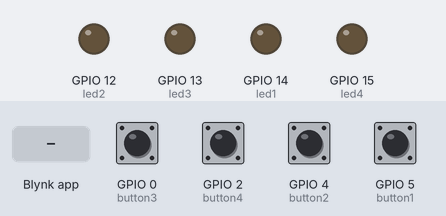
This sketch was run on a simulated ESP8266 (Wemos D1 mini). Parts: output pins drawn as LEDs (lit = HIGH). The test bench sets the inputs (shaded band); at power-on: GPIO 0 (button3), GPIO 2 (button4), GPIO 4 (button2), GPIO 5 (button1) HIGH.

Above: at 3.1 s.
3.2 s: GPIO 0 (button3) pulled LOW for 0.15 s
At 3.9 s:
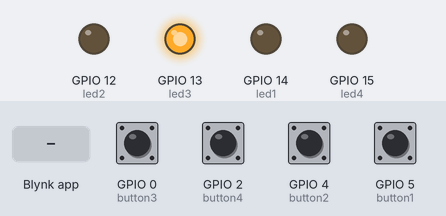
4.8 s: GPIO 2 (button4) pulled LOW for 0.15 s
At 5.1 s:
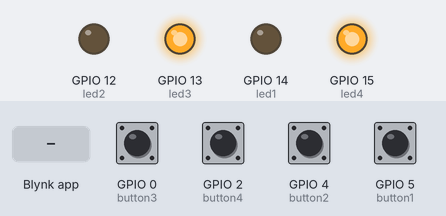
6.4 s: GPIO 4 (button2) pulled LOW for 0.15 s
At 7.5 s:
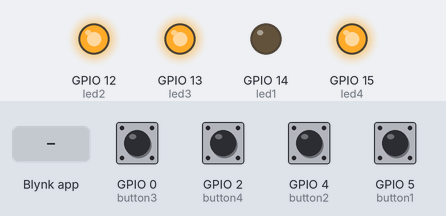
8.0 s: GPIO 5 (button1) pulled LOW for 0.15 s
At 8.7 s:
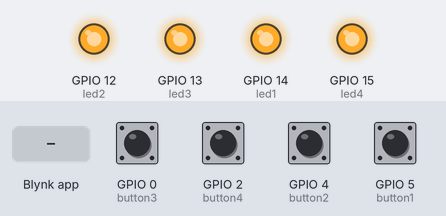
9.6 s: Blynk app writes 0 to V2
At 9.9 s:
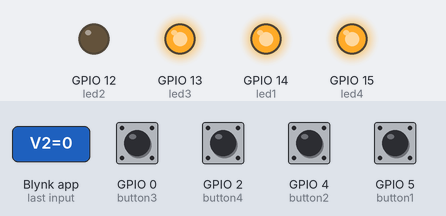
11.1 s: Blynk app writes 0 to V3
At 12.3 s:
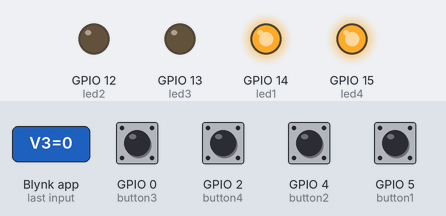
Timing chart, 0 to 13.6 s (numbered marks = the images above; inputs shaded):
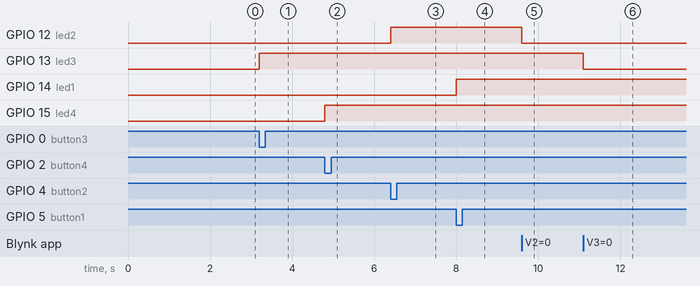

Measured:
- after the input at 3.2 s, GPIO 13 (led3): LOW → HIGH at once
- after the input at 4.8 s, GPIO 15 (led4): LOW → HIGH at once
- after the input at 6.4 s, GPIO 12 (led2): LOW → HIGH at once
- after the input at 8.0 s, GPIO 14 (led1): LOW → HIGH at once
- after the input at 9.6 s, GPIO 12 (led2): HIGH → LOW at once
- after the input at 11.1 s, GPIO 13 (led3): HIGH → LOW at once

The sketch:

Edgent_ESP8266.ino
```cpp
#include <ESP8266WiFi.h>
#include <BlynkSimpleEsp8266.h>
// Fill-in information from your Blynk Template here
#define BLYNK_TEMPLATE_ID "TMPLqoinRY12"
#define BLYNK_DEVICE_NAME "ESP8266"
#define BLYNK_AUTH_TOKEN "aZitTz5pbTi8oGo0uO7LLc2cb0BgTP1G"

#define BLYNK_FIRMWARE_VERSION        "0.1.0"

#define BLYNK_PRINT Serial
//#define BLYNK_DEBUG

#define APP_DEBUG

// Uncomment your board, or configure a custom board in Settings.h
//#define USE_SPARKFUN_BLYNK_BOARD
#define USE_NODE_MCU_BOARD
//#define USE_WITTY_CLOUD_BOARD
//#define USE_WEMOS_D1_MINI

#include "BlynkEdgent.h"

#define led1 14 //D5
#define led2 12 //D6
#define led3 13 //D7
#define led4 15 //D8
#define button1 5 //D1
#define button2 4 //D2
#define button3 0 //D3
#define button4 2 //D4
boolean bt1_state=HIGH;
boolean bt2_state=HIGH;
boolean bt3_state=HIGH;
boolean bt4_state=HIGH;
unsigned long times=millis();
WidgetLED led_connect(V0);

void setup()
{
  Serial.begin(115200);
  delay(100);
  pinMode(led1, OUTPUT);
  pinMode(led2, OUTPUT);
  pinMode(led3, OUTPUT);
  pinMode(led4, OUTPUT);
  pinMode(button1,INPUT_PULLUP);
  pinMode(button2,INPUT_PULLUP);
  pinMode(button3,INPUT_PULLUP);
  pinMode(button4,INPUT_PULLUP);

  BlynkEdgent.begin();
}

void loop() {
  BlynkEdgent.run();

  if(millis()-times>1000){
    Blynk.virtualWrite(V5, millis()/1000);
    if (led_connect.getValue()){
      led_connect.off();
    }else {
      led_connect.on();
    }
    times=millis();
  }
  check_button();
}
BLYNK_WRITE(V1){
  int p = param.asInt();
  digitalWrite(led1, p);
}
BLYNK_WRITE(V2){
  int p = param.asInt();
  digitalWrite(led2, p);
}
BLYNK_WRITE(V3){
  int p = param.asInt();
  digitalWrite(led3, p);
}
BLYNK_WRITE(V4){
  int p = param.asInt();
  digitalWrite(led4, p);
}
void check_button(){
  if(digitalRead(button1)==LOW){
    if(bt1_state==HIGH){
      digitalWrite(led1,!digitalRead(led1));
      Blynk.virtualWrite(V1,digitalRead(led1));
      bt1_state=LOW;
      delay(200);
    }
  }else{
    bt1_state=HIGH;
  }
  if(digitalRead(button2)==LOW){
    if(bt2_state==HIGH){
      digitalWrite(led2,!digitalRead(led2));
      Blynk.virtualWrite(V2,digitalRead(led2));
      bt2_state=LOW;
      delay(200);
    }
  }else{
    bt2_state=HIGH;
  }
  if(digitalRead(button3)==LOW){
    if(bt3_state==HIGH){
      digitalWrite(led3,!digitalRead(led3));
      Blynk.virtualWrite(V3,digitalRead(led3));
      bt3_state=LOW;
      delay(200);
    }
  }else{
    bt3_state=HIGH;
  }
  if(digitalRead(button4)==LOW){
    if(bt4_state==HIGH){
      digitalWrite(led4,!digitalRead(led4));
      Blynk.virtualWrite(V4,digitalRead(led4));
      bt4_state=LOW;
      delay(200);
    }
  }else{
    bt4_state=HIGH;
  }
}
```
